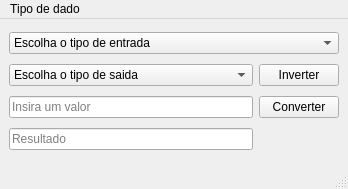
<?xml version="1.0" encoding="UTF-8"?>
<ui version="4.0">
 <class>MainWindow</class>
 <widget class="QMainWindow" name="MainWindow">
  <property name="geometry">
   <rect>
    <x>0</x>
    <y>0</y>
    <width>348</width>
    <height>189</height>
   </rect>
  </property>
  <property name="windowTitle">
   <string>MainWindow</string>
  </property>
  <widget class="QWidget" name="centralwidget">
   <layout class="QGridLayout" name="gridLayout">
    <item row="1" column="0">
     <widget class="QComboBox" name="boxSaida">
      <item>
       <property name="text">
        <string>Escolha o tipo de saida</string>
       </property>
      </item>
      <item>
       <property name="text">
        <string>MB</string>
       </property>
      </item>
      <item>
       <property name="text">
        <string>Mb</string>
       </property>
      </item>
      <item>
       <property name="text">
        <string>KB</string>
       </property>
      </item>
      <item>
       <property name="text">
        <string>Kb</string>
       </property>
      </item>
     </widget>
    </item>
    <item row="1" column="1">
     <widget class="QPushButton" name="btnInverter">
      <property name="text">
       <string>Inverter</string>
      </property>
     </widget>
    </item>
    <item row="2" column="0">
     <widget class="QLineEdit" name="lineValorIn">
      <property name="text">
       <string/>
      </property>
      <property name="placeholderText">
       <string>Insira um valor</string>
      </property>
     </widget>
    </item>
    <item row="2" column="1">
     <widget class="QPushButton" name="btnConvert">
      <property name="text">
       <string>Converter</string>
      </property>
     </widget>
    </item>
    <item row="3" column="0">
     <widget class="QLineEdit" name="lineResultado">
      <property name="text">
       <string/>
      </property>
      <property name="readOnly">
       <bool>true</bool>
      </property>
      <property name="placeholderText">
       <string>Resultado</string>
      </property>
     </widget>
    </item>
    <item row="0" column="0" colspan="2">
     <widget class="QComboBox" name="boxEntrada">
      <property name="styleSheet">
       <string notr="true">#color red</string>
      </property>
      <item>
       <property name="text">
        <string>Escolha o tipo de entrada</string>
       </property>
      </item>
      <item>
       <property name="text">
        <string>MB</string>
       </property>
      </item>
      <item>
       <property name="text">
        <string>Mb</string>
       </property>
      </item>
      <item>
       <property name="text">
        <string>KB</string>
       </property>
      </item>
      <item>
       <property name="text">
        <string>Kb</string>
       </property>
      </item>
     </widget>
    </item>
   </layout>
  </widget>
  <widget class="QMenuBar" name="menubar">
   <property name="geometry">
    <rect>
     <x>0</x>
     <y>0</y>
     <width>348</width>
     <height>21</height>
    </rect>
   </property>
   <widget class="QMenu" name="menuTipo_de_dado">
    <property name="title">
     <string>Tipo de dado</string>
    </property>
    <addaction name="actionDados_de_arm"/>
    <addaction name="actionMoeda"/>
    <addaction name="actionMetrico"/>
   </widget>
   <addaction name="menuTipo_de_dado"/>
  </widget>
  <widget class="QStatusBar" name="statusbar"/>
  <action name="actionDados_de_arm">
   <property name="text">
    <string>Dados de arm.</string>
   </property>
  </action>
  <action name="actionMoeda">
   <property name="text">
    <string>Moeda</string>
   </property>
  </action>
  <action name="actionMetrico">
   <property name="text">
    <string>Metrico</string>
   </property>
  </action>
 </widget>
 <resources/>
 <connections/>
</ui>
